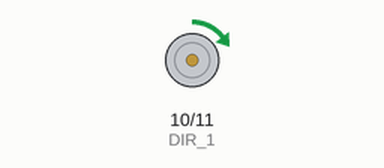
Bench run of a sketch on a simulated Arduino Uno, built with avr-gcc and run on an emulated ATmega328P. Parts: motor-driver pin pairs drawn as motors (green arrow = first pin HIGH = forward, orange = second pin HIGH = backward, longer = more drive).

Above: at 0.05 s.
At 2.35 s:
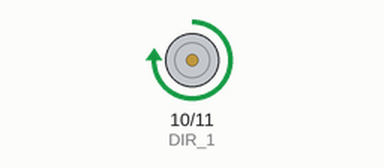
At 4.65 s:
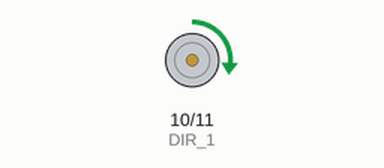
At 9.85 s:
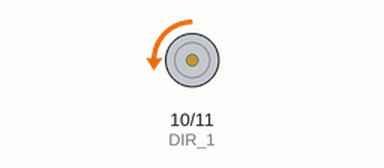
Timing chart, 0 to 13.3 s (numbered marks = the images above):
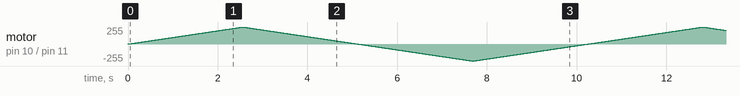

The sketch:

2.ino
```cpp
const int DIR_1 = 10;
const int DIR_2 = 11;

void setup() {
  pinMode(DIR_1, OUTPUT);
  pinMode(DIR_2, OUTPUT);
}

void loop() {
  for (int i = 0; i<=255; i++) {
   	analogWrite(DIR_1,i);
    delay(10);
  }
  for (int i = 255; i>=0; i--) {
   	analogWrite(DIR_1,i);
    delay(10);
  }
  for (int i = 0; i<=255; i++) {
   	analogWrite(DIR_2,i);
    delay(10);
  }
  for (int i = 255; i>=0; i--) {
   	analogWrite(DIR_2,i);
    delay(10);
  }
}
```
